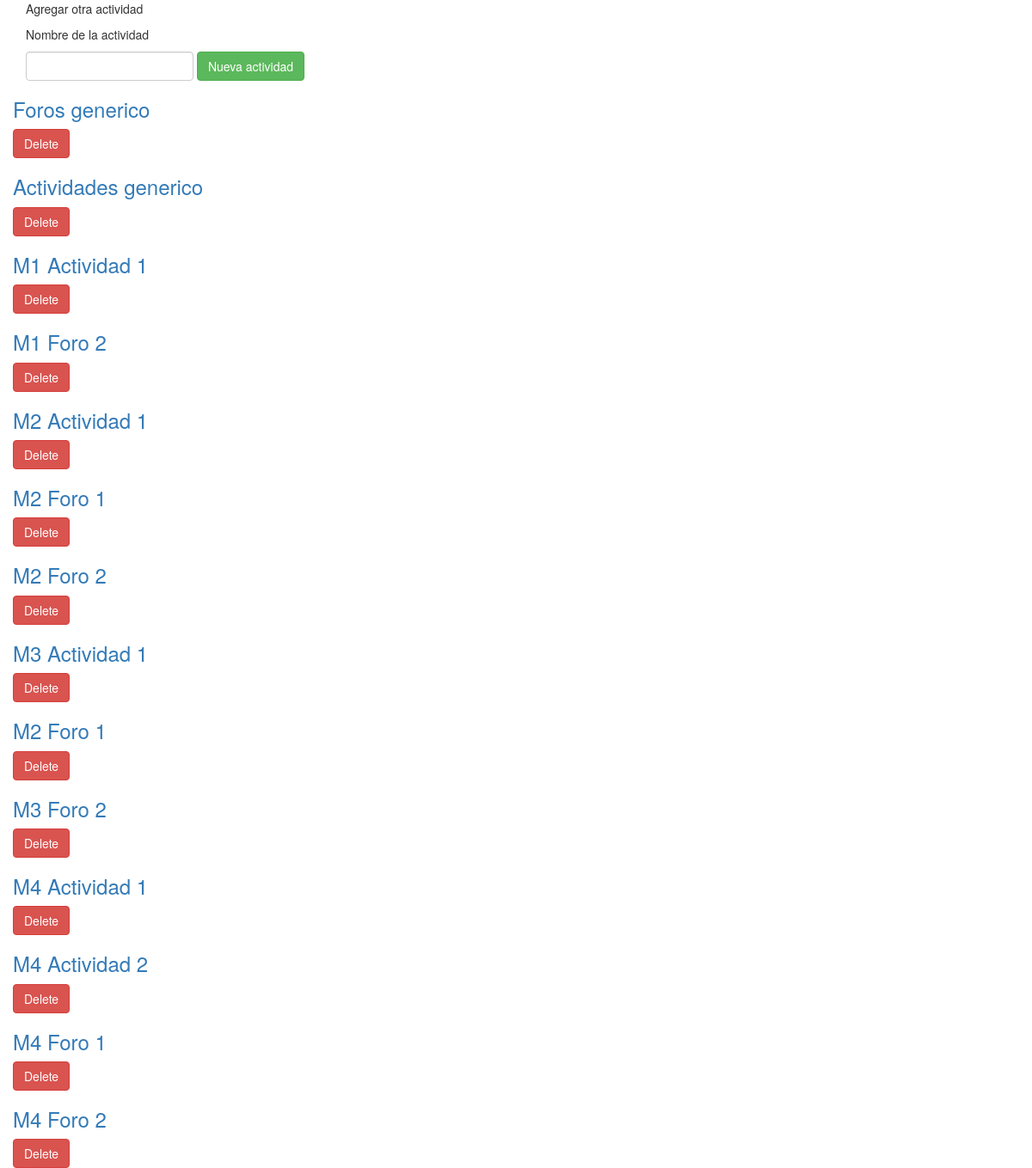
Page /cursos/1 on the committed database.
### feedbackinator/models.py (models this page shows)
class Actividades(db.Model):
	id = db.Column(db.Integer, primary_key=True)
	nombre = db.Column(db.String(50), nullable=False)
	curso = db.Column(db.Integer, db.ForeignKey("cursos.id"), nullable=False)
	feedback = db.relationship("Feedback", backref="actividades", lazy=True)
	def __repr__(self):
		return self.nombre

### feedbackinator/routes.py (the view)
@app.route("/cursos/<curso>")
def cursos(curso):
	actividades = Actividades.query.filter_by(curso=curso).all()
	curso_actual = curso
	return render_template("cursos.html", actividades=actividades, curso=curso_actual)

### feedbackinator/templates/cursos.html (shortened to what this page needs)
{% extends "base.html" %}
{% block content %}
	<div class="container mt-3 mb-5">
        <p>Agregar otra actividad</p>
        <form class="form-inline my-2 my-lg-0" action="/nuevaactividad" method="POST">
        <p>Nombre de la actividad</p>
        <input type="text", id="nombreactividad", class="form-control", name="nombreactividad" required>
        <button type="submit" class="btn btn-success">Nueva actividad</button>
        </form>
    </div>
	{% if actividades is not none %}
        {% for actividad in actividades %}
        <div class="container">
            <div class="row mb-3">
                <div class="col">
                    <h3><a href="/feedback/{{ actividad.id }}">{{ actividad }}</a></h3>
                </div>
                <div class="col">
                    <form class="form-inline my2 my-lg-0" action="/borraractividad/{{ actividad.id }}">
                        <input type="submit" value="Delete" class="btn btn-danger">
                    </form>
                </div>
            </div>
        </div>
        {% endfor %}
    {% else %}
        <div class="container">
            <h4>Todavía no hay ninguna actividad.</h4>
        </div>
    {% endif %}
{% endblock %}

### rows in the picture
Actividades: nombre "Foros generico"
Actividades: nombre "Actividades generico"
Actividades: nombre "M1 Actividad 1"
Actividades: nombre "M1 Foro 2"
Actividades: nombre "M2 Actividad 1"
Actividades: nombre "M2 Foro 1"
Actividades: nombre "M2 Foro 2"
Actividades: nombre "M3 Actividad 1"
Actividades: nombre "M2 Foro 1"
Actividades: nombre "M3 Foro 2"
Actividades: nombre "M4 Actividad 1"
Actividades: nombre "M4 Actividad 2"
Actividades: nombre "M4 Foro 1"
Actividades: nombre "M4 Foro 2"
